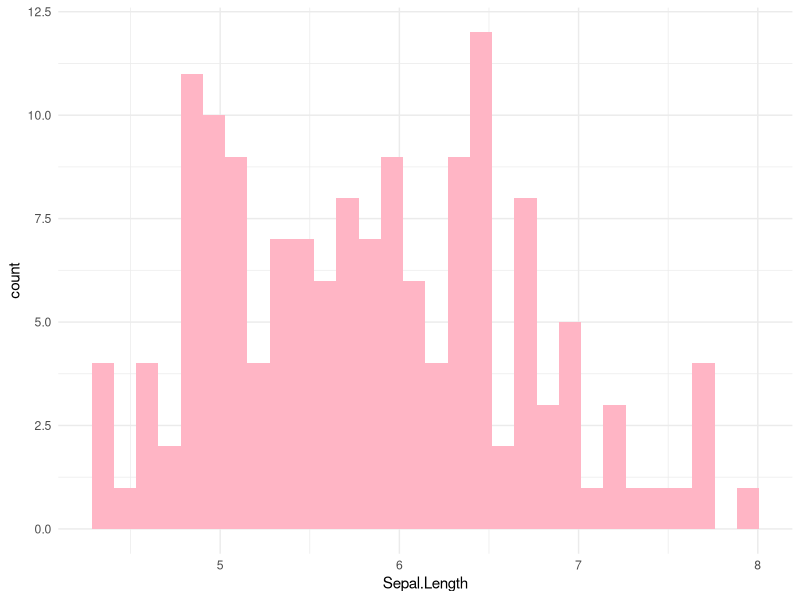

This figure's R source:
## ---- chunk 1
knitr::opts_chunk$set(echo = TRUE)
## ---- chunk 2
library(tidyverse)
## ---- chunk 3
col <- colors()
colors()
ggplot(iris, aes(x=Sepal.Length)) +
  geom_histogram(fill=col[537]) +
  theme_minimal()
